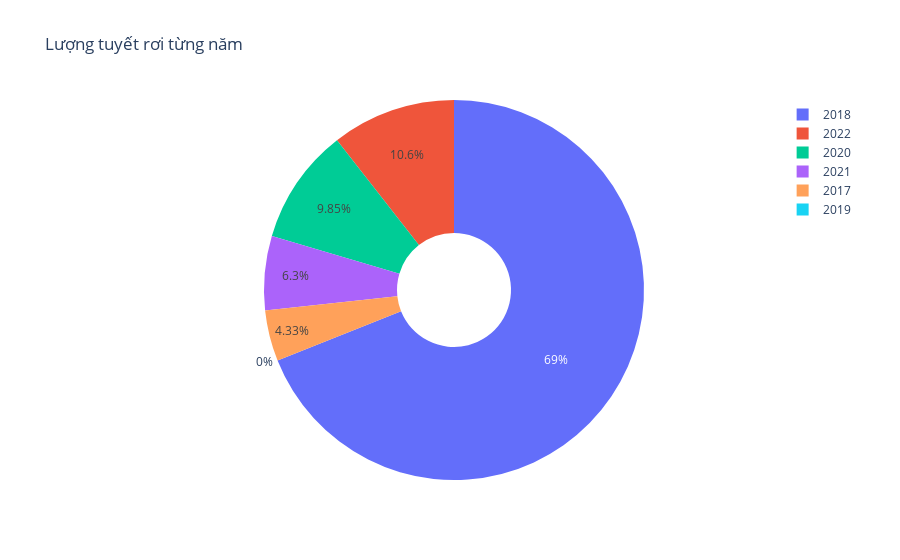

This figure's notebook cell:
### Code cell
fig = px.pie(yearly, values='snow', title='Tổng lượng tuyết rơi từng năm', hole=.3, names=yearly.index.year)
fig.show()

### Figure 1 — Plotly figure (JSON) as saved in the notebook; plotly's stock layout.template omitted (floating-point values rounded to 4 significant figures)
{"data": [{"domain": {"x": [0, 1], "y": [0, 1]}, "hole": 0.3, "hovertemplate": "label=%{label}<br>snow=%{value}<extra></extra>", "labels": [2017, 2018, 2019, 2020, 2021, 2022], "legendgroup": "", "name": "", "showlegend": true, "type": "pie", "values": [1.1, 17.5, 0, 2.5, 1.6, 2.68]}], "layout": {"legend": {"tracegroupgap": 0}, "title": {"text": "Lượng tuyết rơi từng năm"}}}
